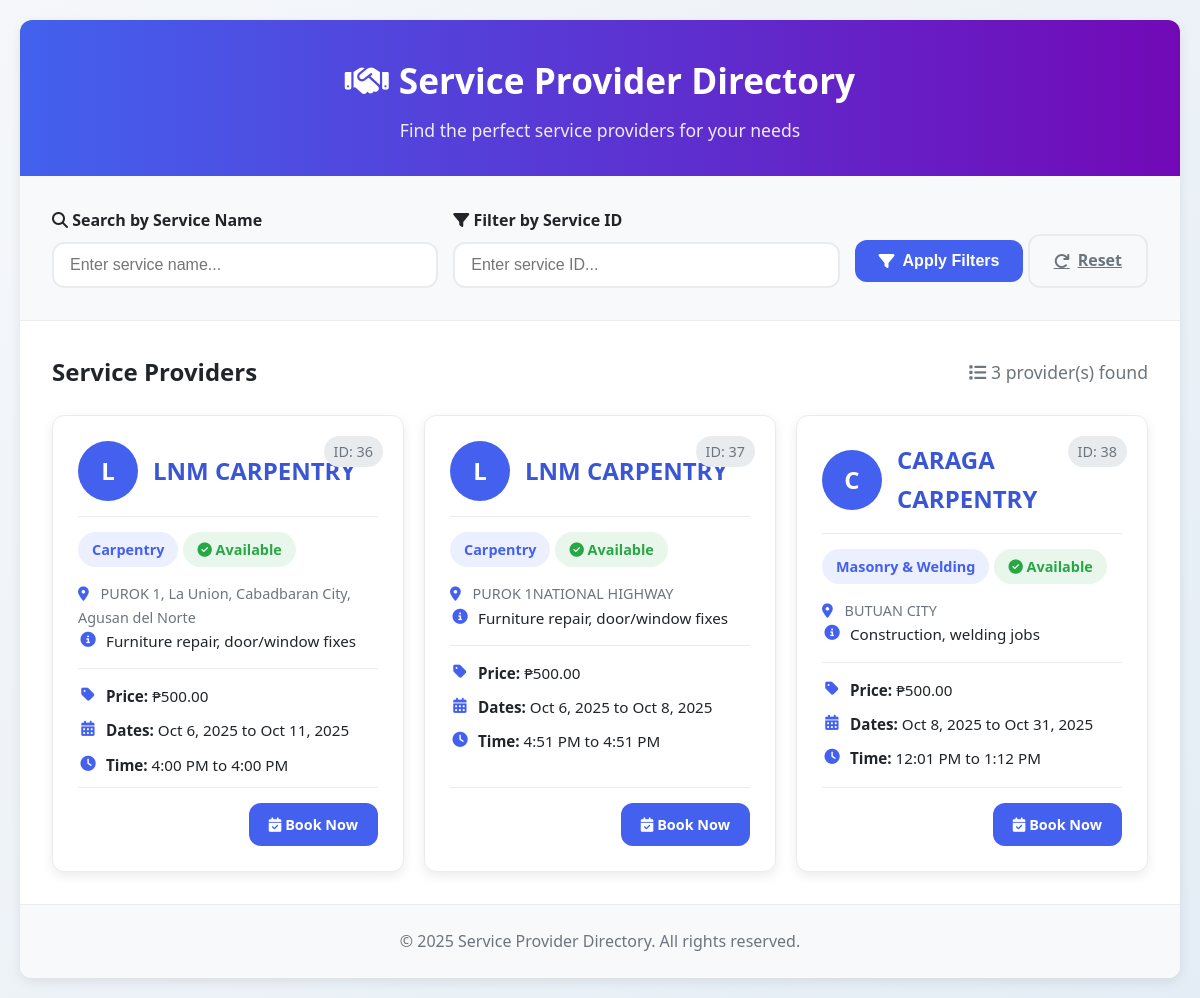
Before: /content/serviceProvider.php with the older database file.
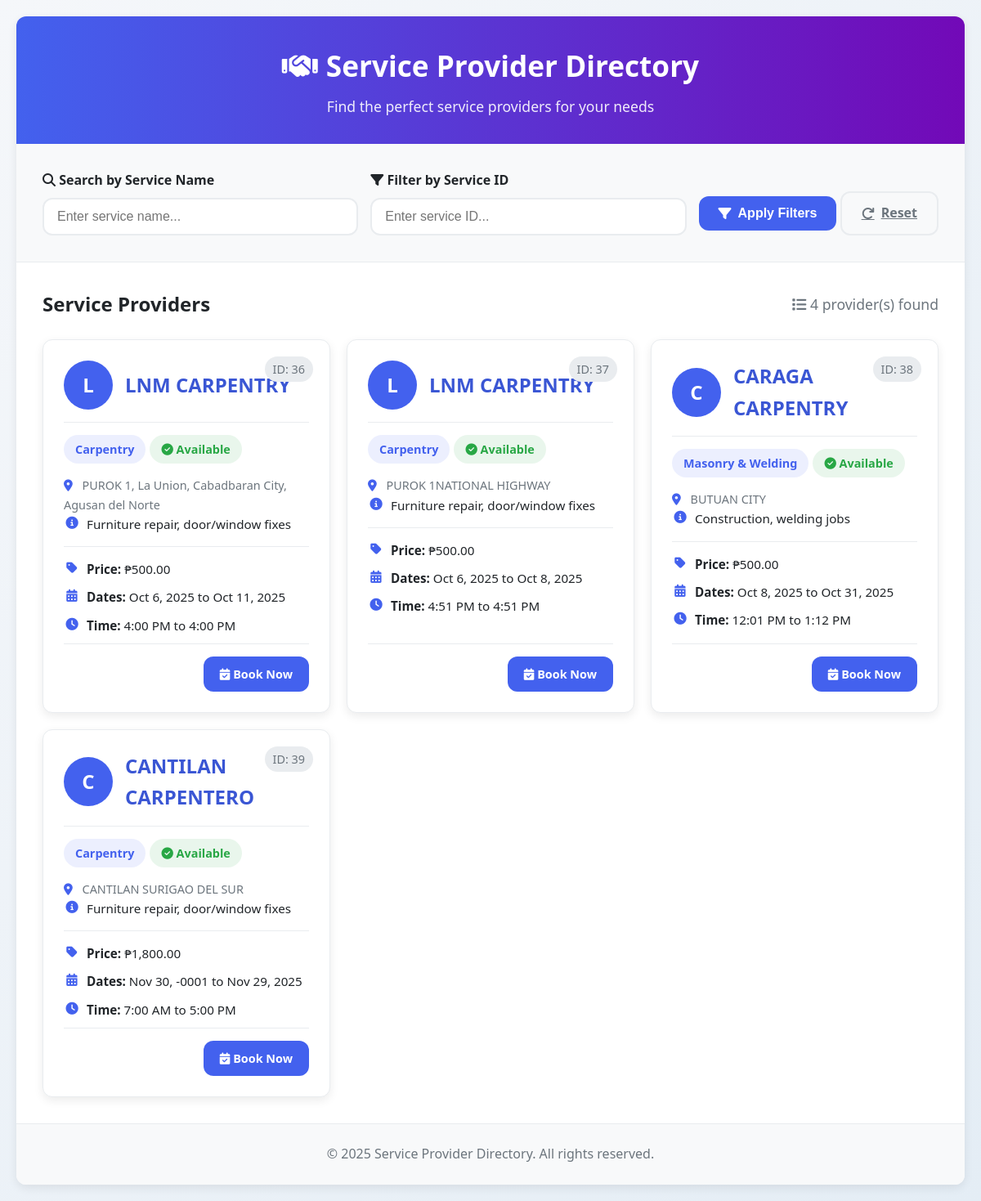
After: the same page with the newer database file.
### tables this page shows
CREATE TABLE `service_providers` (
  `id` int(11) NOT NULL,
  `user_id` int(11) NOT NULL,
  `company_name` varchar(255) NOT NULL,
  `company_address` text NOT NULL,
  `company_email` varchar(255) NOT NULL,
  `contact_number` varchar(50) NOT NULL,
  `service_name` varchar(255) NOT NULL,
  `description` text DEFAULT NULL,
  `registration_date` timestamp NOT NULL DEFAULT current_timestamp(),
  `service_id` int(11) DEFAULT NULL,
  `service_description` text DEFAULT NULL,
  `price` decimal(10,2) NOT NULL,
  `available_date` date NOT NULL DEFAULT '2025-01-01',
  `available_time` time NOT NULL DEFAULT '00:00:00',
  `is_approved` int(11) NOT NULL,
  `available_date_from` date DEFAULT NULL,
  `available_date_to` date DEFAULT NULL,
  `available_time_from` time DEFAULT NULL,
  `available_time_to` time DEFAULT NULL,
  `is_available` tinyint(1) NOT NULL DEFAULT 1
);

### content/serviceProvider.php (the view, shortened to what this page needs)
<!DOCTYPE html>
<html lang="en">
<head>
    <link rel="stylesheet" href="https://cdnjs.cloudflare.com/ajax/libs/font-awesome/6.4.0/css/all.min.css">
</head>
<body>
<div class="container">
    <header>
        <h1><i class="fas fa-handshake"></i> Service Provider Directory</h1>
        <p>Find the perfect service providers for your needs</p>
    </header>
    <section class="filter-section">
        <form action="" method="GET" class="filter-form">
            <div class="form-group">
                <label for="service_name"><i class="fas fa-search"></i> Search by Service Name</label>
                <input type="text" id="service_name" name="service_name" class="form-control" placeholder="Enter service name..." value="<?php echo htmlspecialchars($_GET['service_name'] ?? ''); ?>">
            </div>
            <div class="form-group">
                <label for="service_id"><i class="fas fa-filter"></i> Filter by Service ID</label>
                <input type="text" id="service_id" name="service_id" class="form-control" placeholder="Enter service ID..." value="<?php echo htmlspecialchars($_GET['service_id'] ?? ''); ?>">
            </div>
            <div class="btn-group">
                <button type="submit" class="btn btn-primary"><i class="fas fa-filter"></i> Apply Filters</button>
                <a href="?" class="btn btn-outline"><i class="fas fa-redo"></i> Reset</a>
            </div>
        </form>
    </section>
    <section class="results-section">
        <div class="results-header">
            <h2>Service Providers</h2>
            <div class="results-count">
                <?php
                require '../db.php';
                $sql = "SELECT * FROM service_providers";
                $where_clauses = ["is_approved = 1"];
                $sql .= " WHERE " . implode(" AND ", $where_clauses);
                $stmt = $conn->prepare($sql);
                if ($stmt) {
                    $stmt->execute();
                    $result = $stmt->get_result();
                    $count = $result->num_rows;
                    echo "<span><i class='fas fa-list'></i> " . $count . " provider(s) found</span>";
                } else {
                    echo "<span>Error preparing query.</span>";
                    $result = false;
                }
                ?>
            </div>
        </div>
        <?php
        if ($result && $result->num_rows > 0) {
            echo '<div class="card-container">';
            while($row = $result->fetch_assoc()) {
                $is_available = $row['is_available'] ?? 0;
                echo '<div class="provider-card">';
                echo '<div class="provider-id">ID: ' . htmlspecialchars($row['id']) . '</div>';
                echo '<div class="card-header">';
                echo '<div class="company-avatar">' . substr(htmlspecialchars($row['company_name']), 0, 1) . '</div>';
                echo '<h3 class="company-name">' . htmlspecialchars($row['company_name']) . '</h3>';
                echo '</div>';
                echo '<div class="card-body">';
                echo '<span class="service-badge">' . htmlspecialchars($row['service_name']) . '</span>';
                if ($is_available) {
                    echo '<span class="status-badge available"><i class="fas fa-check-circle"></i> Available</span>';
                } else {
                    echo '<span class="status-badge unavailable"><i class="fas fa-times-circle"></i> Not Available</span>';
                }
                echo '<p class="company-address"><i class="fas fa-map-marker-alt"></i> ' . htmlspecialchars($row['company_address']) . '</p>';
                echo '<div class="service-details">';
                echo '<p><i class="fas fa-info-circle"></i><span>' . htmlspecialchars($row['service_description']) . '</span></p>';
                echo '<hr style="margin: 15px 0; border: 0; border-top: 1px solid var(--light-gray);">';
                echo '<p><i class="fas fa-tag"></i><span><strong>Price:</strong> ₱' . number_format($row['price'], 2) . '</span></p>';
                echo '<p><i class="fas fa-calendar-alt"></i><span><strong>Dates:</strong> ' . date("M j, Y", strtotime($row['available_date_from'])) . ' to ' . date("M j, Y", strtotime($row['available_date_to'])) . '</span></p>';
                echo '<p><i class="fas fa-clock"></i><span><strong>Time:</strong> ' . date("g:i A", strtotime($row['available_time_from'])) . ' to ' . date("g:i A", strtotime($row['available_time_to'])) . '</span></p>';
                echo '</div>';
                echo '</div>';
                echo '<div class="card-footer">';
                if ($is_available) {
                    echo '<a href="book_service.php?provider_id=' . htmlspecialchars($row['id']) . '" class="btn btn-primary btn-book-now">';
                    echo '<i class="fas fa-calendar-check"></i> Book Now';
                    echo '</a>';
                } else {
                    echo '<button class="btn btn-disabled btn-book-now" disabled>';
                    echo '<i class="fas fa-calendar-times"></i> Unavailable';
                    echo '</button>';
                }
                echo '</div>';
                echo '</div>';
            }
            echo '</div>';
        } else {
            echo '<div class="no-results">';
            echo '<i class="fas fa-search"></i>';
            echo '<h3>No service providers found</h3>';
            echo '<p>Try adjusting your search criteria or browse all providers.</p>';
            echo '</div>';
        }
        ?>
    </section>
    <footer>
        <p>&copy; <?php echo date("Y"); ?> Service Provider Directory. All rights reserved.</p>
    </footer>
</div>
</body>
</html>

### content/serviceProvider.php (style rules this page uses)
:root { --primary: #4361ee; --primary-dark: #3a56d4; --secondary: #7209b7; --light: #f8f9fa; --dark: #212529; --success: #28a745; --gray: #6c757d; --light-gray: #e9ecef; --border-radius: 12px; --shadow: 0 4px 12px rgba(0, 0, 0, 0.08); --transition: all 0.3s ease; }
* { margin: 0; padding: 0; box-sizing: border-box; }
body { font-family: 'Segoe UI', Tahoma, Geneva, Verdana, sans-serif; line-height: 1.6; color: var(--dark); background: linear-gradient(135deg, #f5f7fa 0%, #e4edf5 100%); min-height: 100vh; padding: 20px; }
.container { max-width: 1200px; margin: 0 auto; background: white; border-radius: var(--border-radius); box-shadow: var(--shadow); overflow: hidden; }
header { background: linear-gradient(to right, var(--primary), var(--secondary)); color: white; padding: 2rem; text-align: center; }
header h1 { font-size: 2.2rem; margin-bottom: 0.5rem; display: flex; align-items: center; justify-content: center; gap: 10px; }
header p { font-size: 1.1rem; opacity: 0.9; max-width: 600px; margin: 0 auto; }
.filter-section { padding: 2rem; background: var(--light); border-bottom: 1px solid var(--light-gray); }
.filter-form { display: flex; gap: 15px; flex-wrap: wrap; align-items: flex-end; }
.form-group { flex: 1; min-width: 250px; }
.form-group label { display: block; margin-bottom: 8px; font-weight: 600; color: var(--dark); }
.form-control { width: 100%; padding: 12px 16px; border: 2px solid var(--light-gray); border-radius: var(--border-radius); font-size: 1rem; transition: var(--transition); }
.btn { padding: 12px 24px; border: none; border-radius: var(--border-radius); font-size: 1rem; font-weight: 600; cursor: pointer; transition: var(--transition); display: inline-flex; align-items: center; gap: 8px; }
.btn-primary { background: var(--primary); color: white; }
.btn-outline { background: transparent; color: var(--gray); border: 2px solid var(--light-gray); }
.results-section { padding: 2rem; }
.results-header { display: flex; justify-content: space-between; align-items: center; margin-bottom: 1.5rem; }
.results-count { font-size: 1.1rem; color: var(--gray); }
.card-container { display: grid; grid-template-columns: repeat(auto-fill, minmax(320px, 1fr)); gap: 20px; }
.provider-card { background: white; border: 1px solid var(--light-gray); border-radius: var(--border-radius); box-shadow: var(--shadow); padding: 25px; transition: var(--transition); position: relative; display: flex; flex-direction: column; }
.card-header { display: flex; align-items: center; gap: 15px; margin-bottom: 15px; }
.company-avatar { width: 60px; height: 60px; border-radius: 50%; background: var(--primary); display: flex; align-items: center; justify-content: center; color: white; font-weight: bold; font-size: 1.5rem; flex-shrink: 0; }
.company-name { font-size: 1.5rem; font-weight: 700; color: var(--primary-dark); }
.card-body { border-top: 1px solid var(--light-gray); padding-top: 15px; flex-grow: 1; }
.card-body p { margin-bottom: 0; }
.company-address { color: var(--gray); font-size: 0.9rem; margin-bottom: 15px; }
.company-address i { margin-right: 8px; color: var(--primary); }
.service-badge { display: inline-block; padding: 6px 14px; background: rgba(67, 97, 238, 0.1); color: var(--primary); border-radius: 20px; font-size: 0.9rem; font-weight: 600; margin-bottom: 10px; }
.provider-id { position: absolute; top: 20px; right: 20px; font-size: 0.9rem; color: var(--gray); background: var(--light-gray); padding: 4px 10px; border-radius: 20px; }
.status-badge { display: inline-block; padding: 6px 14px; border-radius: 20px; font-size: 0.9rem; font-weight: 600; margin-bottom: 15px; margin-left: 5px; }
.status-badge.available { background: rgba(40, 167, 69, 0.1); color: var(--success); }
.service-details p { display: flex; align-items: flex-start; margin-bottom: 10px; font-size: 0.95rem; }
.service-details i { width: 20px; text-align: center; margin-right: 8px; color: var(--primary); padding-top: 3px; }
.card-footer { border-top: 1px solid var(--light-gray); padding-top: 15px; margin-top: auto; text-align: right; }
.btn-book-now { padding: 10px 20px; font-size: 0.9rem; text-decoration: none; display: inline-block; }
footer { text-align: center; padding: 1.5rem; background: var(--light); color: var(--gray); border-top: 1px solid var(--light-gray); }

Changed rows visible on the page:
added service_providers: id "39", company_name "C", company_name "CANTILAN CARPENTERO", service_name "Carpentry", is_available 1 (drawn), company_address "CANTILAN SURIGAO DEL SUR", service_description "Furniture repair, door/window fixes", price "1,800.00", available_date_from "Nov 30, -0001", available_date_to "Nov 29, 2025", available_time_from "7:00 AM", available_time_to "5:00 PM"
Other visible differences:
$count: "3" → "4"
